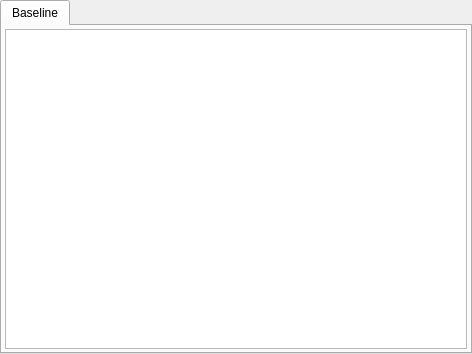
<?xml version="1.0" encoding="UTF-8"?>
<ui version="4.0">
 <class>TextDisplayWidget</class>
 <widget class="QTabWidget" name="TextDisplayWidget">
  <property name="geometry">
   <rect>
    <x>0</x>
    <y>0</y>
    <width>472</width>
    <height>354</height>
   </rect>
  </property>
  <property name="sizePolicy">
   <sizepolicy hsizetype="Expanding" vsizetype="Expanding">
    <horstretch>1</horstretch>
    <verstretch>1</verstretch>
   </sizepolicy>
  </property>
  <property name="windowTitle">
   <string>TabWidget</string>
  </property>
  <property name="currentIndex">
   <number>0</number>
  </property>
  <widget class="QWidget" name="baselineTab">
   <attribute name="title">
    <string>Baseline</string>
   </attribute>
   <layout class="QVBoxLayout" name="verticalLayout">
    <property name="leftMargin">
     <number>3</number>
    </property>
    <property name="topMargin">
     <number>3</number>
    </property>
    <property name="rightMargin">
     <number>3</number>
    </property>
    <property name="bottomMargin">
     <number>3</number>
    </property>
    <item>
     <widget class="LingTextEdit" name="baselineTextEdit"/>
    </item>
   </layout>
  </widget>
 </widget>
 <customwidgets>
  <customwidget>
   <class>LingTextEdit</class>
   <extends>QTextEdit</extends>
   <header>lingtextedit.h</header>
  </customwidget>
 </customwidgets>
 <resources/>
 <connections/>
</ui>
